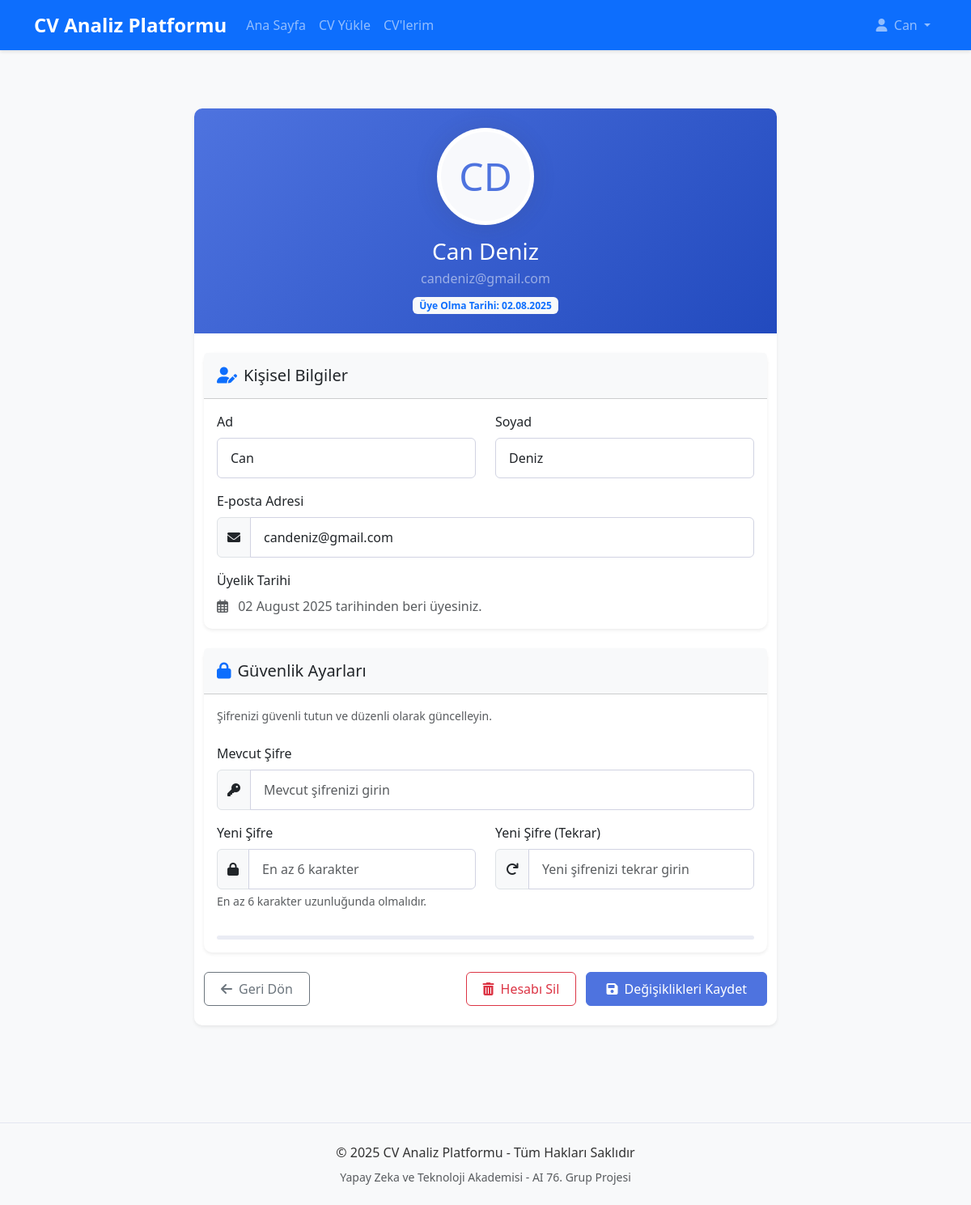
Page /profile (signed in) on the committed database.
### app/models.py (models this page shows)
class User(db.Model, UserMixin):
    id = db.Column(db.Integer, primary_key=True)
    email = db.Column(db.String(150), unique=True, nullable=False)
    password = db.Column(db.String(150), nullable=False)
    first_name = db.Column(db.String(150), nullable=False)
    last_name = db.Column(db.String(150), nullable=False)
    cvs = db.relationship('CV', backref='owner', lazy=True)
    date_created = db.Column(db.DateTime, default=datetime.utcnow)

### app/views.py (the view, shortened to what this page needs)
@views.route('/profile', methods=['GET', 'POST'])
@login_required
def profile():
    user = current_user
    return render_template('profile.html', user=user)

### app/__init__.py (called while the page is built)
@login_manager.user_loader
def load_user(user_id):
    from .models import User
    return User.query.get(int(user_id))

### app/templates/profile.html (shortened to what this page needs)
{% extends "base.html" %}
{% block content %}
<div class="container py-5">
    <div class="row justify-content-center">
        <div class="col-lg-8">
            <div class="card shadow-sm border-0 overflow-hidden">
                <div class="profile-header text-center py-4" style="background: linear-gradient(135deg, #4e73df 0%, #224abe 100%);">
                    <div class="profile-img mx-auto mb-3" style="width: 120px; height: 120px; border-radius: 50%; background: #fff; padding: 5px; box-shadow: 0 0.15rem 1.75rem 0 rgba(58, 59, 69, 0.15);">
                        <div class="d-flex align-items-center justify-content-center h-100" style="border-radius: 50%; background: #f8f9fc; font-size: 3rem; color: #4e73df;">
                            {{ user.first_name[0]|upper }}{{ user.last_name[0]|upper if user.last_name else '' }}
                        </div>
                    </div>
                    <h3 class="text-white mb-1">{{ user.first_name }} {{ user.last_name if user.last_name else '' }}</h3>
                    <p class="text-white-50 mb-0">{{ user.email }}</p>
                    <div class="mt-2">
                        <span class="badge bg-light text-primary">Üye Olma Tarihi: {{ user.date_created.strftime('%d.%m.%Y') }}</span>
                    </div>
                </div>
                <div class="card-body p-0">
                    <div class="container py-4">
                    <form method="POST" action="{{ url_for('views.profile') }}">
                        <div class="card mb-4 border-0 shadow-sm">
                            <div class="card-header bg-light py-3">
                                <h5 class="mb-0"><i class="fas fa-user-edit me-2 text-primary"></i>Kişisel Bilgiler</h5>
                            </div>
                            <div class="card-body">
                                <div class="row">
                                    <div class="col-md-6 mb-3">
                                        <label for="first_name" class="form-label">Ad</label>
                                        <input type="text" class="form-control" id="first_name" name="first_name"
                                               value="{{ user.first_name }}" required>
                                    </div>
                                    <div class="col-md-6 mb-3">
                                        <label for="last_name" class="form-label">Soyad</label>
                                        <input type="text" class="form-control" id="last_name" name="last_name"
                                               value="{{ user.last_name if user.last_name else '' }}">
                                    </div>
                                </div>
                                <div class="mb-3">
                                    <label for="email" class="form-label">E-posta Adresi</label>
                                    <div class="input-group">
                                        <span class="input-group-text"><i class="fas fa-envelope"></i></span>
                                        <input type="email" class="form-control" id="email" name="email"
                                               value="{{ user.email }}" required>
                                    </div>
                                </div>
                                <div class="mb-0">
                                    <label class="form-label">Üyelik Tarihi</label>
                                    <p class="text-muted mb-0">
                                        <i class="far fa-calendar-alt me-2"></i>
                                        {{ user.date_created.strftime('%d %B %Y') }} tarihinden beri üyesiniz.
                                    </p>
                                </div>
                            </div>
                        </div>
                        <div class="card mb-4 border-0 shadow-sm">
                            <div class="card-header bg-light py-3">
                                <h5 class="mb-0"><i class="fas fa-lock me-2 text-primary"></i>Güvenlik Ayarları</h5>
                            </div>
                            <div class="card-body">
                                <p class="text-muted small mb-4">Şifrenizi güvenli tutun ve düzenli olarak güncelleyin.</p>
                                <div class="mb-3">
                                    <label for="current_password" class="form-label">Mevcut Şifre</label>
                                    <div class="input-group">
                                        <span class="input-group-text"><i class="fas fa-key"></i></span>
                                        <input type="password" class="form-control" id="current_password"
                                               name="current_password" placeholder="Mevcut şifrenizi girin" autocomplete="current-password">
                                    </div>
                                </div>
                                <div class="row">
                                    <div class="col-md-6 mb-3">
                                        <label for="new_password" class="form-label">Yeni Şifre</label>
                                        <div class="input-group">
                                            <span class="input-group-text"><i class="fas fa-lock"></i></span>
                                            <input type="password" class="form-control" id="new_password"
                                                   name="new_password" placeholder="En az 6 karakter" autocomplete="new-password">
                                        </div>
                                        <div class="form-text">En az 6 karakter uzunluğunda olmalıdır.</div>
                                    </div>
                                    <div class="col-md-6 mb-3">
                                        <label for="confirm_password" class="form-label">Yeni Şifre (Tekrar)</label>
                                        <div class="input-group">
                                            <span class="input-group-text"><i class="fas fa-redo"></i></span>
                                            <input type="password" class="form-control" id="confirm_password"
                                                   name="confirm_password" placeholder="Yeni şifrenizi tekrar girin" autocomplete="new-password">
                                        </div>
                                    </div>
                                </div>
                                <div class="password-strength mt-3">
                                    <div class="progress" style="height: 5px;">
                                    </div>
                                </div>
                            </div>
                        </div>
                        <div class="d-flex justify-content-between align-items-center">
                            <a href="{{ url_for('views.my_cvs') }}" class="btn btn-outline-secondary">
                                <i class="fas fa-arrow-left me-2"></i>Geri Dön
                            </a>
                            <div>
                                <button type="button" class="btn btn-outline-danger me-2" data-bs-toggle="modal" data-bs-target="#deleteAccountModal">
                                    <i class="fas fa-trash-alt me-2"></i>Hesabı Sil
                                </button>
                                <button type="submit" class="btn btn-primary px-4">
                                    <i class="fas fa-save me-2"></i>Değişiklikleri Kaydet
                                </button>
                            </div>
                        </div>
                    </form>
                    </div>
                </div>
            </div>
        </div>
    </div>
</div>
{% endblock %}

### app/templates/base.html (shortened to what this page needs)
<!DOCTYPE html>
<html lang="tr">
<head>
    <link href="https://cdn.jsdelivr.net/npm/bootstrap@5.3.0/dist/css/bootstrap.min.css" rel="stylesheet">
    <link rel="stylesheet" href="https://cdnjs.cloudflare.com/ajax/libs/font-awesome/6.0.0/css/all.min.css">
    <link rel="stylesheet" href="{{ url_for('static', filename='css/style.css') }}">
</head>
<body>
    <nav class="navbar navbar-expand-lg navbar-dark bg-primary">
        <div class="container">
            <a class="navbar-brand" href="{{ url_for('views.home') }}">CV Analiz Platformu</a>
            <div class="collapse navbar-collapse" id="navbarNav">
                <ul class="navbar-nav me-auto">
                    <li class="nav-item">
                        <a class="nav-link" href="{{ url_for('views.home') }}">Ana Sayfa</a>
                    </li>
                    {% if current_user.is_authenticated %}
                    <li class="nav-item">
                        <a class="nav-link" href="{{ url_for('views.upload_cv') }}">CV Yükle</a>
                    </li>
                    <li class="nav-item">
                        <a class="nav-link" href="{{ url_for('views.my_cvs') }}">CV'lerim</a>
                    </li>
                    {% endif %}
                </ul>
                <ul class="navbar-nav">
                    {% if current_user.is_authenticated %}
                    <li class="nav-item dropdown">
                        <a class="nav-link dropdown-toggle" href="#" id="navbarDropdown" role="button" data-bs-toggle="dropdown">
                            <i class="fas fa-user me-1"></i> {{ current_user.first_name }}
                        </a>
                    </li>
                    {% endif %}
                </ul>
            </div>
        </div>
    </nav>
    <main class="container my-4">
        {% block content %}{% endblock %}
    </main>
    <footer class="bg-light py-4 mt-5">
        <div class="container text-center">
            <p class="mb-2">© 2025 CV Analiz Platformu - Tüm Hakları Saklıdır</p>
            <p class="mb-0 text-muted small">Yapay Zeka ve Teknoloji Akademisi - AI 76. Grup Projesi</p>
        </div>
    </footer>
</body>
</html>

### app/static/css/style.css (style rules this page uses)
body { font-family: 'Segoe UI', Tahoma, Geneva, Verdana, sans-serif; color: #333; background-color: #f8f9fa; }
.navbar { box-shadow: 0 2px 4px rgba(0, 0, 0, 0.1); }
.navbar-brand { font-weight: 700; font-size: 1.5rem; }
.card { border: none; border-radius: 10px; transition: transform 0.3s ease, box-shadow 0.3s ease; margin-bottom: 1.5rem; }
.btn { padding: 0.5rem 1.25rem; border-radius: 6px; font-weight: 500; transition: all 0.3s ease; }
.btn-primary { background-color: #4e73df; border-color: #4e73df; }
.form-control, .form-select { padding: 0.75rem 1rem; border-radius: 6px; border: 1px solid #d1d3e2; }
.animate-fade-in { animation: fadeIn 0.5s ease-out forwards; }
.progress { height: 0.5rem; border-radius: 10px; background-color: #eaecf4; }
footer { margin-top: 3rem; padding: 2rem 0; background-color: #f8f9fc; border-top: 1px solid #e3e6f0; }

### rows in the picture
User: first_name "Can", first_name "C", last_name "D", last_name "Deniz", email "candeniz@gmail.com", date_created "02.08.2025", date_created "02 August 2025"
